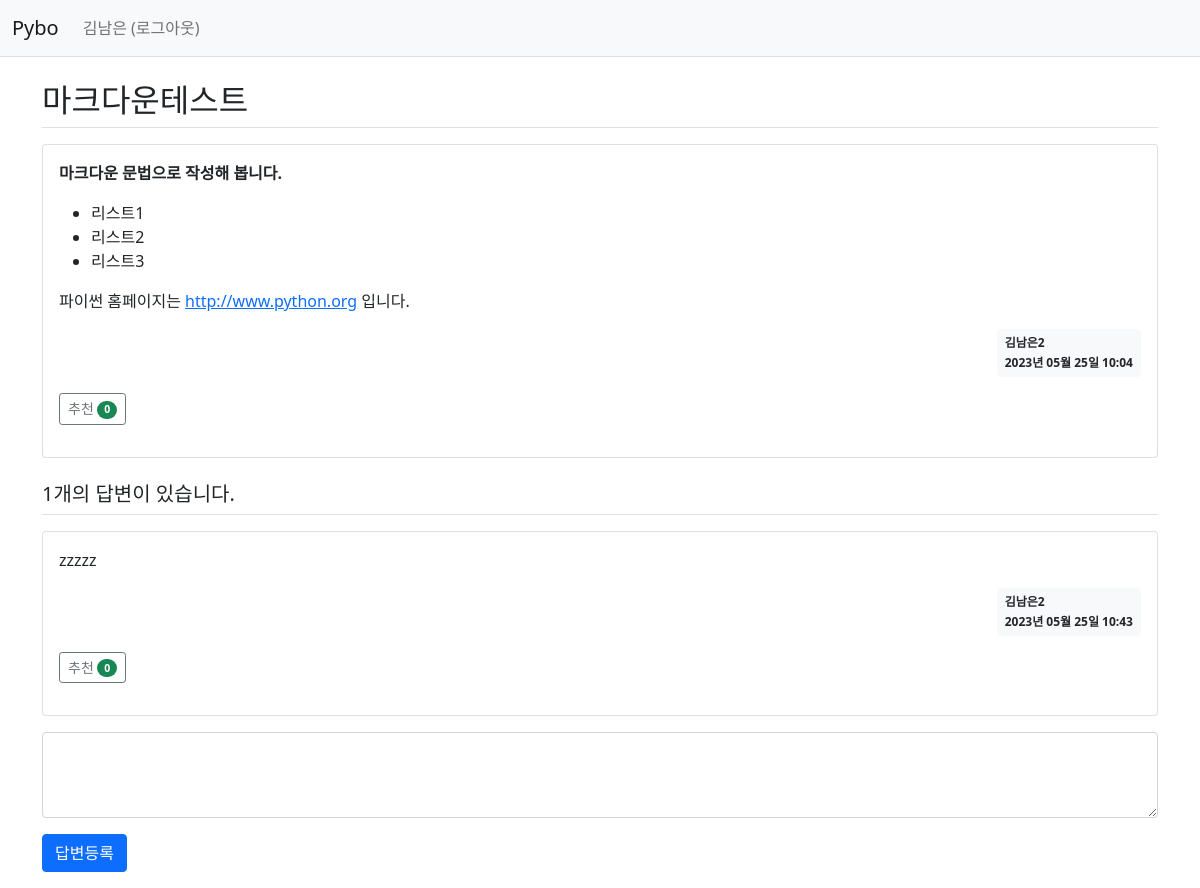
The app's page /question/detail/8/ (signed in) with its own data.
### pybo/models.py (models this page shows)
class User(db.Model):
    id = db.Column(db.Integer, primary_key=True)
    username = db.Column(db.String(150), unique=True, nullable=False)
    password = db.Column(db.String(200), nullable=False)
    email = db.Column(db.String(120), unique=True, nullable=False)

class Question(db.Model):
    id = db.Column(db.Integer, primary_key=True)
    subject = db.Column(db.String(200), nullable=False)
    content = db.Column(db.Text(), nullable=False)
    create_date = db.Column(db.DateTime(), nullable=False)
    user_id = db.Column(db.Integer, db.ForeignKey('user.id', ondelete='CASCADE'), nullable=False)
    user = db.relationship('User', backref=db.backref('question_set'))
    modify_date = db.Column(db.DateTime(), nullable=True)
    voter = db.relationship('User', secondary=question_voter, backref=db.backref('question_voter_set'))

class Answer(db.Model):
    id = db.Column(db.Integer, primary_key=True)
    question_id = db.Column(db.Integer, db.ForeignKey('question.id', ondelete='CASCADE'))
    question = db.relationship('Question', backref=db.backref('answer_set', cascade='all, delete-orphan'))
    content = db.Column(db.Text(), nullable=False)
    create_date = db.Column(db.DateTime(), nullable=False)
    user_id = db.Column(db.Integer, db.ForeignKey('user.id', ondelete='CASCADE'), nullable=False)
    user = db.relationship('User', backref=db.backref('answer_set'))
    modify_date = db.Column(db.DateTime(), nullable=True)
    voter = db.relationship('User', secondary=answer_voter, backref=db.backref('answer_voter_set'))

### pybo/views/question_views.py (the view)
@bp.route('/detail/<int:question_id>/')
@login_required
def detail(question_id):
    form = AnswerForm()
    page = request.args.get('page', type=int, default=1)  # 페이지
    question = Question.query.get_or_404(question_id)
    answer = Question.query.order_by(Question.create_date.desc())
    answer = answer.paginate(page=page, per_page=3)
    print("question : ", question)
    print("answer : ", answer)
    return render_template('question/question_detail.html', question=question, form=form)

### pybo/forms.py
class AnswerForm(FlaskForm):
    content = TextAreaField('내용', validators=[DataRequired('내용은 필수입력 항목입니다.')])

### pybo/filter.py (called while the page is built)
def format_datetime(value, fmt='%Y년 %m월 %d일 %H:%M'):
    return value.strftime(fmt)

### pybo/views/auth_views.py (called while the page is built)
@bp.before_app_request
def load_logged_in_user():
    user_id = session.get('user_id')
    if user_id is None:
        g.user = None
    else:
        g.user = User.query.get(user_id)

def login_required(view):
    @functools.wraps(view)
    def wrapped_view(*args, **kwargs):
        if g.user is None:
            _next = request.url if request.method == 'GET' else ''
            return redirect(url_for('auth.login', next=_next))
        return view(*args, **kwargs)
    return wrapped_view

### pybo/templates/question/question_detail.html (shortened to what this page needs)
{% extends 'base.html' %}
{% block content %}
<div class="container my-3">
    <h2 class="border-bottom py-2">{{ question.subject }}</h2>
    <div class="card my-3">
        <div class="card-body">
            <div class="card-text">{{ question.content|markdown }}</div>
            <div class="d-flex justify-content-end">
                <div class="badge bg-light text-dark p-2 text-start">
                    <div class="mb-2">{{ question.user.username }}</div>
                    <div>{{ question.create_date|datetime }}</div>
                </div>
            </div>
            <div class="my-3">
                {% if g.user != question.user %}
                <a href="javascript:void(0)" data-uri="{{ url_for('question.vote', question_id=question.id) }}"
                   class="recommend btn btn-sm btn-outline-secondary"> 추천
                    <span class="badge rounded-pill bg-success">{{ question.voter|length }}</span>
                </a>
                {% else %}
                <a href="{{ url_for('question.modify', question_id=question.id) }}"
                   class="btn btn-sm btn-outline-secondary">수정</a>
                <a href="javascript:void(0)" class="delete btn btn-sm btn-outline-secondary"
                   data-uri="{{ url_for('question.delete', question_id=question.id) }}">삭제</a>
                {% endif %}
            </div>
        </div>
    </div>
    <h5 class="border-bottom my-3 py-2">{{ question.answer_set|length }}개의 답변이 있습니다.</h5>
    {% for answer in question.answer_set %}
    <div class="card my-3">
        <div class="card-body">
            <div class="card-text">{{ answer.content|markdown }}</div>
            <div class="d-flex justify-content-end">
                <div class="badge bg-light text-dark p-2 text-start">
                    <div class="mb-2">{{ answer.user.username }}</div>
                    <div>{{ answer.create_date|datetime }}</div>
                </div>
            </div>
            <div class="my-3">
                {% if g.user != answer.user %}
                <a href="javascript:void(0)" data-uri="{{ url_for('answer.vote', answer_id=answer.id) }}"
                   class="recommend btn btn-sm btn-outline-secondary"> 추천
                    <span class="badge rounded-pill bg-success">{{ answer.voter|length }}</span>
                </a>
                {% else %}
                <a href="{{ url_for('answer.modify', answer_id=answer.id) }}"
                   class="btn btn-sm btn-outline-secondary">수정</a>
                <a href="#" class="delete btn btn-sm btn-outline-secondary "
                   data-uri="{{ url_for('answer.delete', answer_id=answer.id) }}">삭제</a>
                {% endif %}
            </div>
        </div>
    </div>
    {% endfor %}
    <form action="{{ url_for('answer.create', question_id=question.id) }}" method="post" class="my-3">
        <div class="mb-3">
            <textarea {% if not g.user %}disabled{% endif %}
                      name="content" id="content" class="form-control" rows="3"></textarea>
        </div>
        <input type="submit" value="답변등록" class="btn btn-primary">
    </form>
</div>
{% endblock %}

### pybo/templates/navbar.html (shortened to what this page needs)
<nav class="navbar navbar-expand-lg navbar-light bg-light border-bottom">
    <div class="container-fluid">
        <a class="navbar-brand" href="{{ url_for('question._list') }}">Pybo</a>
        <div class="collapse navbar-collapse" id="navbarSupportedContent">
            {% if g.user %}
            <ul class="navbar-nav">
                <li class="nav-item ">
                    <a class="nav-link" href="{{ url_for('auth.logout') }}">{{ g.user.username }} (로그아웃)</a>
                </li>
            </ul>
            {% endif %}
        </div>
    </div>
</nav>

### records on screen
User: user.username "김남은"
Question: subject "마크다운테스트", content "마크다운 문법으로 작성해 봅니다. 리스트1 리스트2 리스트3 파이썬 홈페이지는 http://www.python.org 입니다.", create_date "2023년 05월 25일 10:04"
User: user.username "김남은2"
Answer: content "zzzzz", user.username "김남은2", create_date "2023년 05월 25일 10:43", voter|length "0"

### other values on screen
{{ question.voter|length }} "0"
{{ question.answer_set|length }} "1"
